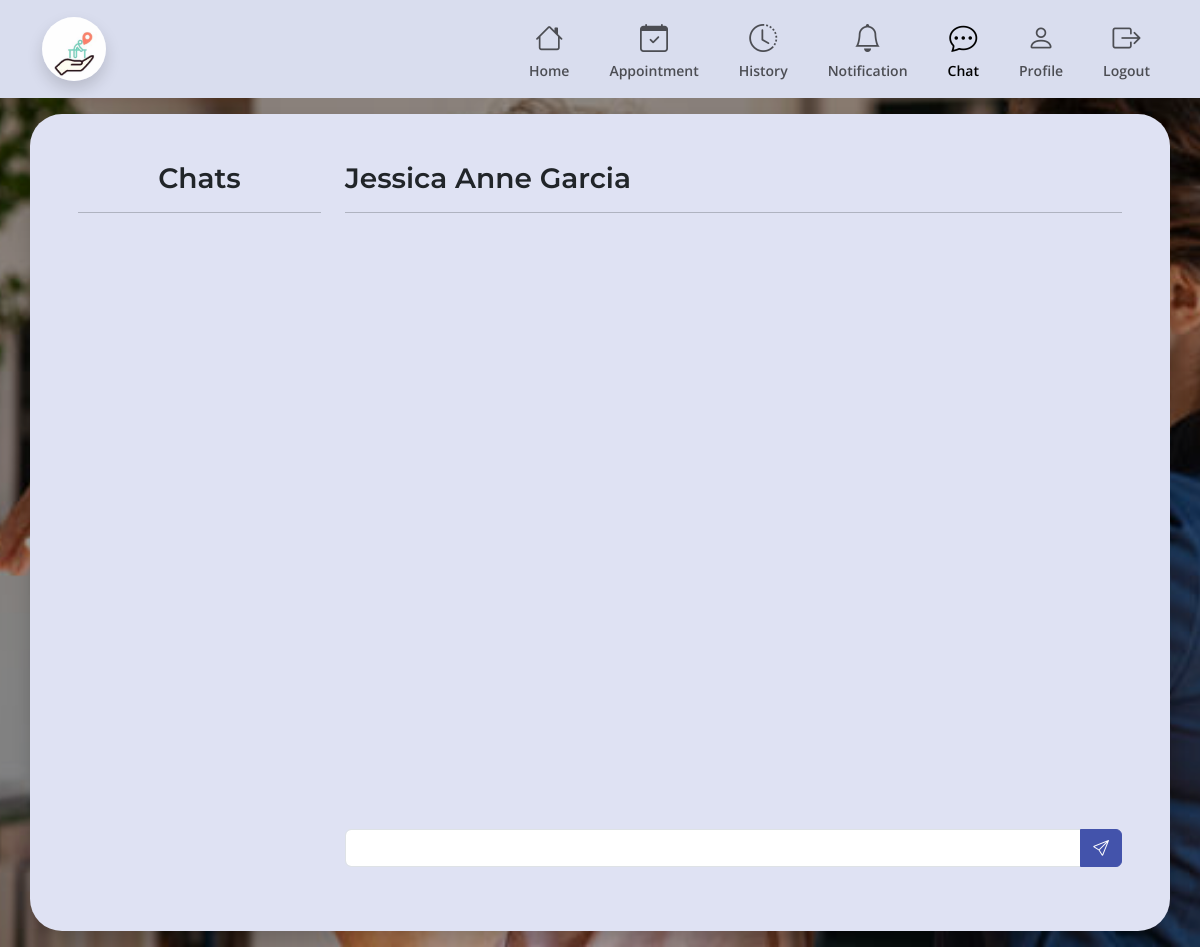
Page /PatientChat.php?target=96 on the committed database.
### tables this page shows
CREATE TABLE `tbl_user` (
  `User_id` int(11) NOT NULL,
  `Fname` varchar(50) NOT NULL,
  `Lname` varchar(50) NOT NULL,
  `Mname` varchar(30) NOT NULL,
  `Bday` date NOT NULL,
  `UserName` varchar(30) NOT NULL,
  `Password` varchar(255) NOT NULL,
  `ContactNum` varchar(11) NOT NULL,
  `Email` varchar(30) NOT NULL,
  `user_type` char(1) NOT NULL,
  `profilePic` varchar(100) NOT NULL,
  `E_wallet` float NOT NULL
);

### PatientChat.php (the view, shortened to what this page needs)
<?php
include "./database.php";
?>
<!DOCTYPE html>
<html>
<head>
    <link rel='stylesheet' type='text/css' media='screen' href='./assets/css/PatientHomePage.css'>
</head>
<body>
    <header>
        <nav class="navbar navbar-expand-lg bg-primary-subtle">
            <div class="container">
                <a class="navbar-brand" href="#">
                    <img src="./assets/img/Logo.jpg" class="rounded-pill shadow" alt="Logo.jpg" width="64" height="64">
                </a>
                <div class="offcanvas offcanvas-start bg-primary-subtle" tabindex="-1" id="offcanvasNavbar"
                    aria-labelledby="offcanvasNavbarLabel">
                    <div class="offcanvas-body">
                        <ul class="navbar-nav justify-content-end flex-grow-1 pe-0 gap-0 gap-lg-4">
                            <li class="nav-item">
                                <a class="nav-link fw-semibold text-center" aria-current="page" href="./PatientHomePage.php">
                                    <i class="bi bi-house fs-3"></i><br>
                                    <small>Home</small>
                                </a>
                            </li>
                            <li class="nav-item">
                                <a class="nav-link fw-semibold text-center" aria-current="page" href="./PATAppointmentList.php">
                                    <i class="bi bi-calendar-check fs-3"></i><br>
                                    <small>Appointment</small>
                                </a>
                            </li>
                            <li class="nav-item">
                                <a class="nav-link fw-semibold text-center" aria-current="page" href="#">
                                    <i class="bi bi-clock-history fs-3"></i><br>
                                    <small>History</small>
                                </a>
                            </li>
                            <li class="nav-item">
                                <a class="nav-link fw-semibold text-center" aria-current="page" href="./PATnotif.php">
                                    <i class="bi bi-bell fs-3"></i><br>
                                    <small>Notification</small>
                                </a>
                            </li>
                            <li class="nav-item">
                                <a class="nav-link fw-semibold text-center active" aria-current="page" href="./PatientChat.php">
                                    <i class="bi bi-chat-dots fs-3 chat-badge"></i><br>
                                    <small>Chat</small>
                                </a>
                            </li>
                            <li class="nav-item">
                                <a class="nav-link fw-semibold text-center" aria-current="page" href="./ProfilePage.php">
                                    <i class="bi bi-person fs-3"></i><br>
                                    <small>Profile</small>
                                </a>
                            </li>
                            <li class="nav-item">
                                <a class="nav-link fw-semibold text-center" aria-current="page" href="./Logout.php">
                                    <i class="bi bi-box-arrow-right fs-3"></i><br>
                                    <small>Logout</small>
                                </a>
                            </li>
                        </ul>
                    </div>
                </div>
            </div>
        </nav>
    </header>
    <div class="toast-container position-fixed bottom-0 end-0 p-3">
    </div>
    <main class="py-0 py-lg-3">
        <section class="main-section bg-secondary-subtle py-3 py-lg-5 px-3 px-lg-5 shadow container-fluid container-lg">
            <div class="row rounded">
                <div class="col-3 d-none d-lg-block" id="users" style="height: 650px; overflow-y: auto;">
                    <h3 class="fw-semibold text-center">Chats</h3>
                    <hr>
                    <form method="GET" action="./PatientChat.php" class="d-flex justify-content-start align-items-center p-3 flex-column gap-2">
                    </form>
                </div>
                <div class="col">
                    <div class="mb-3">
                        <div>
                            <?php
                            if (isset($_GET["target"])) {
                                $target = $_GET["target"];
                                $sql = "SELECT Fname, Mname, Lname FROM tbl_user WHERE User_id = $target;";
                                $result = $var_conn->query($sql)->fetch_assoc();
                                if ($result) {
                                    $firstName = $result["Fname"];
                                    $middleName = $result["Mname"];
                                    $lastName = $result["Lname"];
                                    echo "<h3 class='fw-semibold'>$firstName $middleName $lastName</h3><hr>";
                                }
                            }
                            ?>
                        </div>
                        <div class="d-flex justify-content-start align-items-center flex-column gap-3 p-3" id="messages" style="height: 600px; overflow-y: auto;"></div>
                        <form id="messageBoxForm" class="needs-validation" method="POST">
                            <div class="input-group w-100">
                                <input type="text" class="form-control" name="messageText" required>
                                <button type="submit" class="btn btn-primary">
                                    <i class="bi bi-send"></i>
                                </button>
                            </div>
                        </form>
                    </div>
                </div>
            </div>
        </section>
    </main>
</body>
</html>

### rows in the picture
tbl_user: Fname "Jessica", Mname "Anne", Lname "Garcia"
